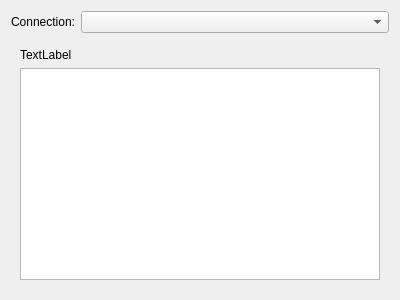
<?xml version="1.0" encoding="UTF-8"?>
<ui version="4.0">
 <class>Results</class>
 <widget class="QWidget" name="Results">
  <property name="geometry">
   <rect>
    <x>0</x>
    <y>0</y>
    <width>400</width>
    <height>300</height>
   </rect>
  </property>
  <layout class="QGridLayout" name="gridLayout">
   <item row="0" column="0">
    <widget class="QLabel" name="label">
     <property name="text">
      <string>Connection:</string>
     </property>
    </widget>
   </item>
   <item row="0" column="1">
    <widget class="KComboBox" name="connection">
     <property name="sizePolicy">
      <sizepolicy hsizetype="Expanding" vsizetype="Fixed">
       <horstretch>0</horstretch>
       <verstretch>0</verstretch>
      </sizepolicy>
     </property>
    </widget>
   </item>
   <item row="1" column="0" colspan="2">
    <widget class="QStackedWidget" name="stackedWidget">
     <property name="currentIndex">
      <number>0</number>
     </property>
     <widget class="QWidget" name="resultsPage">
      <layout class="QVBoxLayout" name="verticalLayout">
       <item>
        <widget class="QLabel" name="durationLabel">
         <property name="text">
          <string>TextLabel</string>
         </property>
        </widget>
       </item>
       <item>
        <widget class="QTableView" name="table"/>
       </item>
      </layout>
     </widget>
     <widget class="QWidget" name="errorPage">
      <layout class="QHBoxLayout" name="horizontalLayout">
       <item>
        <widget class="QLabel" name="errorLabel">
         <property name="text">
          <string>TextLabel</string>
         </property>
         <property name="alignment">
          <set>Qt::AlignLeading|Qt::AlignLeft|Qt::AlignTop</set>
         </property>
        </widget>
       </item>
      </layout>
     </widget>
    </widget>
   </item>
  </layout>
 </widget>
 <customwidgets>
  <customwidget>
   <class>KComboBox</class>
   <extends>QComboBox</extends>
   <header>kcombobox.h</header>
  </customwidget>
 </customwidgets>
 <resources/>
 <connections/>
</ui>
